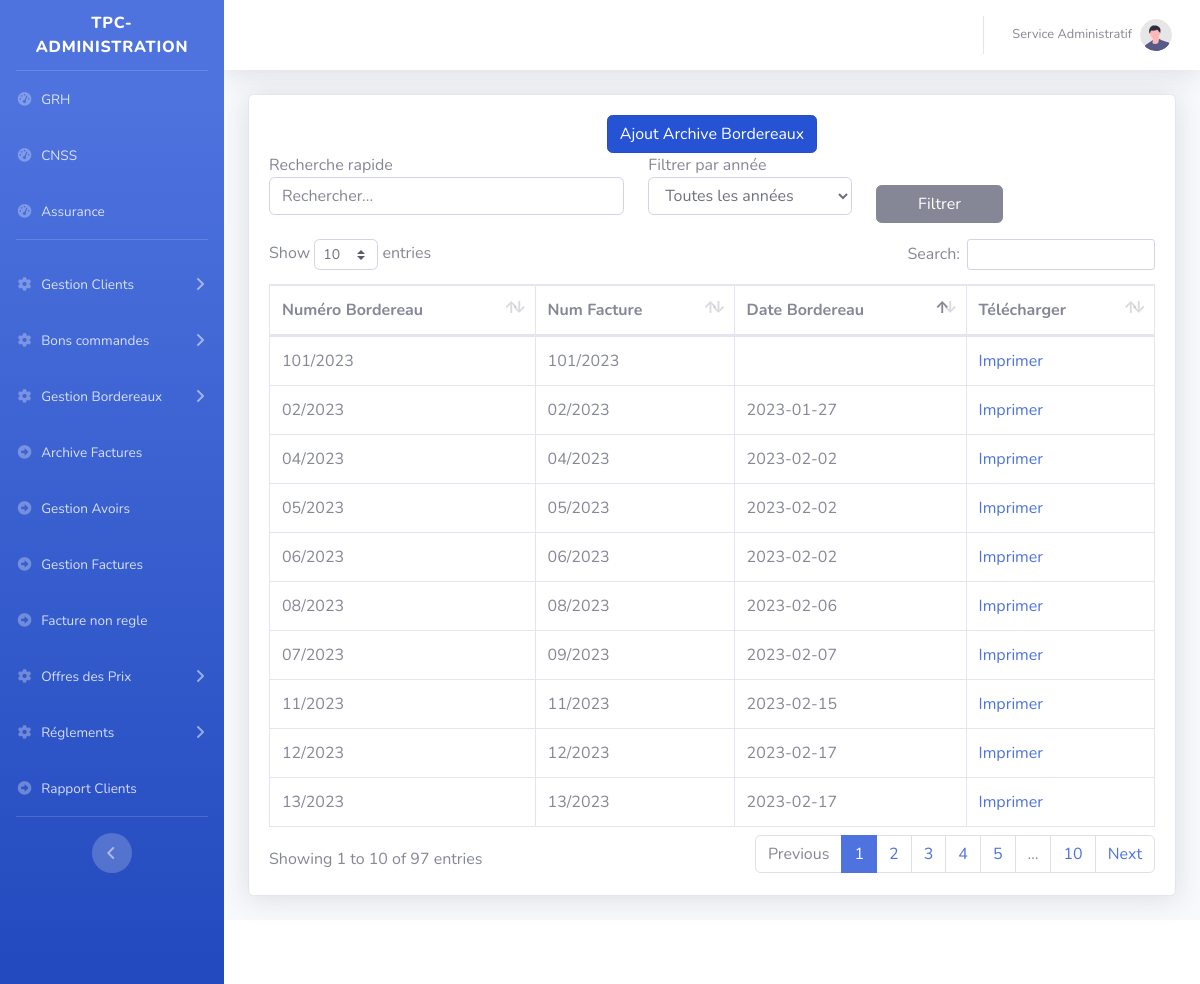
Page /main.php?Bordereaux&Archive on the committed database.
### tables this page shows
CREATE TABLE `archive_bordereaux` (
  `id` int(11) NOT NULL AUTO_INCREMENT,
  `num_bordereaux` varchar(11) NOT NULL,
  `date` varchar(10) NOT NULL,
  `num_fact` varchar(10) NOT NULL,
  `pieces_jointe` text NOT NULL,
  PRIMARY KEY (`id`),
  KEY `num_fact` (`num_fact`)
);

CREATE TABLE `archivefacture` (
  `id` int(11) NOT NULL AUTO_INCREMENT,
  `num_fact` varchar(32) NOT NULL,
  `client` int(11) DEFAULT NULL,
  `date` text DEFAULT NULL,
  `joindre` varchar(250) NOT NULL,
  `reglement` varchar(250) DEFAULT NULL,
  `typeReglement` varchar(250) DEFAULT NULL,
  `numcheque` varchar(250) DEFAULT NULL,
  `datecheque` varchar(250) DEFAULT NULL,
  `retenu` varchar(250) DEFAULT NULL,
  `Projets` text NOT NULL,
  PRIMARY KEY (`id`),
  KEY `client` (`client`),
  KEY `num_fact` (`num_fact`),
  KEY `idx_archivefacture_num_fact` (`num_fact`),
  CONSTRAINT `archivefacture_ibfk_1` FOREIGN KEY (`client`) REFERENCES `clients` (`id`) ON DELETE CASCADE ON UPDATE CASCADE
);

### class/connexion.db.php (called while the page is built)
<?php
function connexion(): PDO {
    $host = getenv('DB_HOST') ?: '127.0.0.1';
    $port = getenv('DB_PORT') ?: 3306;
    $db   = getenv('DB_NAME') ?: 'tpc';
    $user = getenv('DB_USER') ?: 'root';
    $pass = getenv('DB_PASSWORD') !== false ? getenv('DB_PASSWORD') : '';
    $dsn = "mysql:host=$host;port=$port;dbname=$db;charset=utf8mb4";
    $opts = [
        PDO::ATTR_ERRMODE            => PDO::ERRMODE_EXCEPTION,
        PDO::ATTR_DEFAULT_FETCH_MODE => PDO::FETCH_ASSOC,
        PDO::ATTR_EMULATE_PREPARES   => false,
    ];
    return new PDO($dsn, $user, $pass, $opts);
}

### class/Bordereaux.class.php (called while the page is built, shortened)
<?php
include_once 'connexion.db.php';
class Bordereaux{
	private $cnx;
	public function __construct(){$this->cnx=connexion();}
public function getAllARchive(){
		 $sql="SELECT * FROM archive_bordereaux as bd,archivefacture as f where bd.num_fact=f.num_fact";
		$req=$this->cnx->query($sql);
		$resultat=$req->fetchAll();
		return $resultat;
	}
}
$bordereau=new Bordereaux();

### pages/Bordereaux/Archive/AfficherArchive.php (the view)
<?php
include 'class/Bordereaux.class.php';
$ArchiveBordereaux=$bordereau->getAllARchive();
 ?>
                    <div class="card shadow mb-4">
                       <div style="width:100%;text-align:center" class="col-12">
                            <a href="?Bordereaux&Archive&Add" class="btn btn-primary active " style="position:relative; top:20px;"  >Ajout Archive Bordereaux</a>
							</div>
                        <div class="card-body">
                            <div class="table-responsive">
                                <table class="table table-bordered dt-extra-controls" id="dataTable" width="100%" cellspacing="0" data-year-column="1" data-order-column="2" data-order-direction="asc">
                                    <thead>
                                        <tr>
										    <th >Numéro Bordereau</th>
											<th >Num Facture</th>
											<th >Date Bordereau</th>
											<th >Télécharger</th>
                                        </tr>
                                    </thead>
                                    <tbody>
									<?php if(!empty($ArchiveBordereaux)){
										foreach($ArchiveBordereaux as $key){?>
											 <tr>
												<td>
												<?=$key['num_bordereaux']?>
												</td>
												 <td><?=$key['num_fact']?></td>
												<td><?=$key['date']?></td>
												   <td>
												   <a href="./pages/Bordereaux/Archive/bordereauxArchive_piecesJointe/<?=$key['pieces_jointe']?>">Imprimer</a></td>
											 </tr>
									<?php }}?>
									 </tbody>
                                </table>
                            </div>
                        </div>
                    </div>

### rows in the picture
archive_bordereaux: num_bordereaux "02/2023", archivefacture.num_fact "02/2023", archivefacture.date "2023-01-27"
archive_bordereaux: num_bordereaux "04/2023", archivefacture.num_fact "04/2023", archivefacture.date "2023-02-02"
archive_bordereaux: num_bordereaux "05/2023", archivefacture.num_fact "05/2023", archivefacture.date "2023-02-02"
archive_bordereaux: num_bordereaux "06/2023", archivefacture.num_fact "06/2023", archivefacture.date "2023-02-02"
archive_bordereaux: num_bordereaux "07/2023", archivefacture.num_fact "09/2023", archivefacture.date "2023-02-07"
archive_bordereaux: num_bordereaux "08/2023", archivefacture.num_fact "08/2023", archivefacture.date "2023-02-06"
archive_bordereaux: num_bordereaux "11/2023", archivefacture.num_fact "11/2023", archivefacture.date "2023-02-15"
archive_bordereaux: num_bordereaux "12/2023", archivefacture.num_fact "12/2023", archivefacture.date "2023-02-17"
archive_bordereaux: num_bordereaux "13/2023", archivefacture.num_fact "13/2023", archivefacture.date "2023-02-17"
archive_bordereaux: num_bordereaux "101/2023", archivefacture.num_fact "101/2023"
